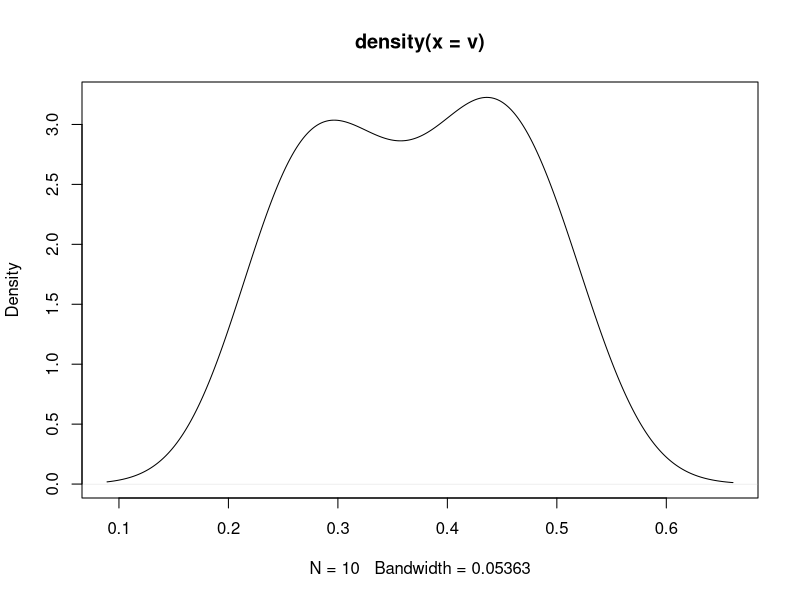
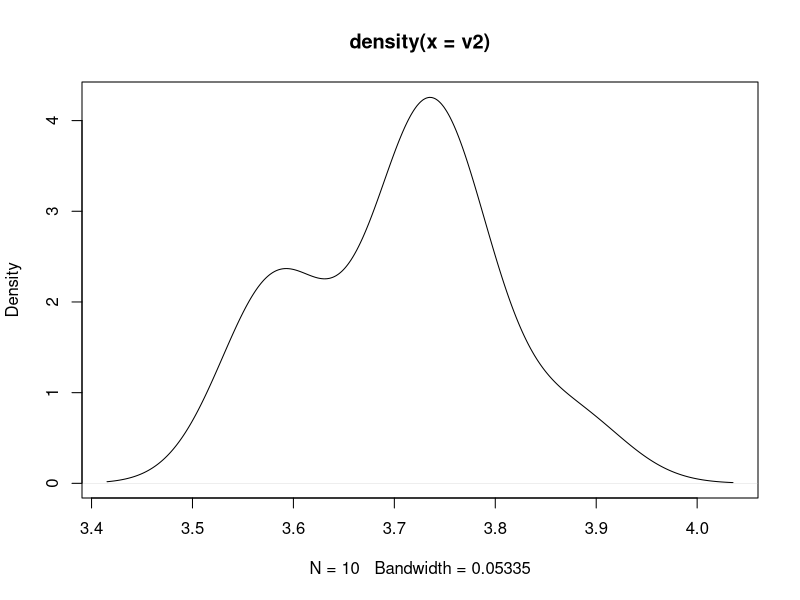

These charts were generated, in order, by the following R code:
X = 1:10
n =c(18,12,10,8,6,6,5,3,2,2)
N= sum(n)
p= n/N
v=vector("numeric",10)
for(i in 1:10){
  v[i]=p[i]*X[i]
}

mu=sum(v)
v2= rnorm(10,mu,sd(v))

plot(density(v))
plot(density(v2))
density(X*p)

